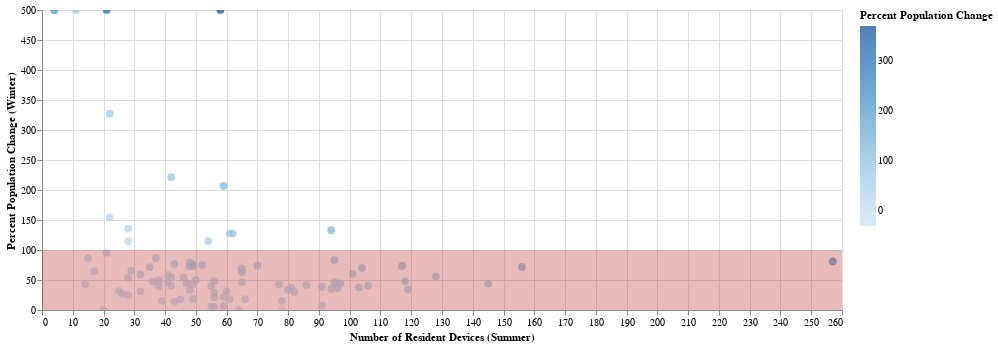

Notebook code for this chart:
### Code cell
band_df = pd.DataFrame([{'x_min':0, 'x_max':260, 'y_min':0, 'y_max':100}])
band = alt.Chart(band_df).mark_rect(color='firebrick', opacity=0.3).encode(
    x='x_min:Q',
    x2='x_max:Q',
    y='y_min:Q',
    y2='y_max:Q'
)
alt.layer(base_chart, band)

### Figure 1 — Vega-Lite specification as saved in the notebook (floating-point values rounded to 4 significant figures)
{"$schema": "https://vega.github.io/schema/vega-lite/v3.4.0.json", "config": {"mark": {"tooltip": null}, "view": {"height": 300, "width": 400}}, "datasets": {"data-efeabc7d93a6340295708662dc436a37": [{"census_block_group": 181050001001, "devices02032020": 106, "devices07222019": 65, "pop_change": 41, "pop_pct_change": 63.08}, {"census_block_group": 181050001002, "devices02032020": 122, "devices07222019": 70, "pop_change": 52, "pop_pct_change": 74.29}, {"census_block_group": 181050001003, "devices02032020": 91, "devices07222019": 52, "pop_change": 39, "pop_pct_change": 75}, {"census_block_group": 181050002011, "devices02032020": 108, "devices07222019": 4, "pop_change": 104, "pop_pct_change": 2600}, {"census_block_group": 181050002012, "devices02032020": 169, "devices07222019": 4, "pop_change": 165, "pop_pct_change": 4125}, {"census_block_group": 181050002013, "devices02032020": 94, "devices07222019": 22, "pop_change": 72, "pop_pct_change": 327.3}, {"census_block_group": 181050002021, "devices02032020": 428, "devices07222019": 58, "pop_change": 370, "pop_pct_change": 637.9}, {"census_block_group": 181050002022, "devices02032020": 327, "devices07222019": 21, "pop_change": 306, "pop_pct_change": 1457.0}, {"census_block_group": 181050003011, "devices02032020": 64, "devices07222019": 48, "pop_change": 16, "pop_pct_change": 33.33}, {"census_block_group": 181050003012, "devices02032020": 57, "devices07222019": 38, "pop_change": 19, "pop_pct_change": 50}, {"census_block_group": 181050003013, "devices02032020": 43, "devices07222019": 28, "pop_change": 15, "pop_pct_change": 53.57}, {"census_block_group": 181050003014, "devices02032020": 66, "devices07222019": 28, "pop_change": 38, "pop_pct_change": 135.7}, {"census_block_group": 181050003021, "devices02032020": 56, "devices07222019": 22, "pop_change": 34, "pop_pct_change": 154.5}, {"census_block_group": 181050003022, "devices02032020": 20, "devices07222019": 14, "pop_change": 6, "pop_pct_change": 42.86}, {"census_block_group": 181050003023, "devices02032020": 28, "devices07222019": 15, "pop_change": 13, "pop_pct_change": 86.67}, {"census_block_group": 181050003024, "devices02032020": 20, "devices07222019": 20, "pop_change": 0, "pop_pct_change": 0}, {"census_block_group": 181050004011, "devices02032020": 177, "devices07222019": 104, "pop_change": 73, "pop_pct_change": 70.19}, {"census_block_group": 181050004012, "devices02032020": 28, "devices07222019": 17, "pop_change": 11, "pop_pct_change": 64.71}, {"census_block_group": 181050004013, "devices02032020": 174, "devices07222019": 95, "pop_change": 79, "pop_pct_change": 83.16}, {"census_block_group": 181050004021, "devices02032020": 268, "devices07222019": 156, "pop_change": 112, "pop_pct_change": 71.79}, {"census_block_group": 181050004022, "devices02032020": 45, "devices07222019": 39, "pop_change": 6, "pop_pct_change": 15.38}, {"census_block_group": 181050005011, "devices02032020": 85, "devices07222019": 49, "pop_change": 36, "pop_pct_change": 73.47}, {"census_block_group": 181050005012, "devices02032020": 162, "devices07222019": 101, "pop_change": 61, "pop_pct_change": 60.4}, {"census_block_group": 181050005013, "devices02032020": 142, "devices07222019": 103, "pop_change": 39, "pop_pct_change": 37.86}, {"census_block_group": 181050005022, "devices02032020": 48, "devices07222019": 78, "pop_change": -30, "pop_pct_change": -38.46}, {"census_block_group": 181050005023, "devices02032020": 86, "devices07222019": 49, "pop_change": 37, "pop_pct_change": 75.51}, {"census_block_group": 181050006011, "devices02032020": 53, "devices07222019": 38, "pop_change": 15, "pop_pct_change": 39.47}, {"census_block_group": 181050006012, "devices02032020": 127, "devices07222019": 94, "pop_change": 33, "pop_pct_change": 35.11}, {"census_block_group": 181050006021, "devices02032020": 175, "devices07222019": 118, "pop_change": 57, "pop_pct_change": 48.31}, {"census_block_group": 181050006022, "devices02032020": 58, "devices07222019": 55, "pop_change": 3, "pop_pct_change": 5.455}, {"census_block_group": 181050007001, "devices02032020": 72, "devices07222019": 61, "pop_change": 11, "pop_pct_change": 18.03}, {"census_block_group": 181050007002, "devices02032020": 35, "devices07222019": 28, "pop_change": 7, "pop_pct_change": 25}, {"census_block_group": 181050007003, "devices02032020": 141, "devices07222019": 62, "pop_change": 79, "pop_pct_change": 127.4}, {"census_block_group": 181050008001, "devices02032020": 48, "devices07222019": 29, "pop_change": 19, "pop_pct_change": 65.52}, {"census_block_group": 181050008002, "devices02032020": 79, "devices07222019": 60, "pop_change": 19, "pop_pct_change": 31.67}, {"census_block_group": 181050008003, "devices02032020": 42, "devices07222019": 32, "pop_change": 10, "pop_pct_change": 31.25}, {"census_block_group": 181050008004, "devices02032020": 122, "devices07222019": 86, "pop_change": 36, "pop_pct_change": 41.86}, {"census_block_group": 181050009011, "devices02032020": 51, "devices07222019": 32, "pop_change": 19, "pop_pct_change": 59.38}, {"census_block_group": 181050009012, "devices02032020": 61, "devices07222019": 64, "pop_change": -3, "pop_pct_change": -4.688}, {"census_block_group": 181050009031, "devices02032020": 72, "devices07222019": 59, "pop_change": 13, "pop_pct_change": 22.03}, {"census_block_group": 181050009032, "devices02032020": 33, "devices07222019": 26, "pop_change": 7, "pop_pct_change": 26.92}, {"census_block_group": 181050009033, "devices02032020": 58, "devices07222019": 49, "pop_change": 9, "pop_pct_change": 18.37}, {"census_block_group": 181050009034, "devices02032020": 76, "devices07222019": 43, "pop_change": 33, "pop_pct_change": 76.74}, {"census_block_group": 181050009041, "devices02032020": 83, "devices07222019": 56, "pop_change": 27, "pop_pct_change": 48.21}, {"census_block_group": 181050009042, "devices02032020": 70, "devices07222019": 49, "pop_change": 21, "pop_pct_change": 42.86}, {"census_block_group": 181050009043, "devices02032020": 111, "devices07222019": 81, "pop_change": 30, "pop_pct_change": 37.04}, {"census_block_group": 181050010011, "devices02032020": 131, "devices07222019": 96, "pop_change": 35, "pop_pct_change": 36.46}, {"census_block_group": 181050010012, "devices02032020": 59, "devices07222019": 56, "pop_change": 3, "pop_pct_change": 5.357}, {"census_block_group": 181050010013, "devices02032020": 465, "devices07222019": 257, "pop_change": 208, "pop_pct_change": 80.93}, {"census_block_group": 181050010021, "devices02032020": 53, "devices07222019": 45, "pop_change": 8, "pop_pct_change": 17.78}, {"census_block_group": 181050010022, "devices02032020": 78, "devices07222019": 66, "pop_change": 12, "pop_pct_change": 18.18}, {"census_block_group": 181050010023, "devices02032020": 63, "devices07222019": 59, "pop_change": 4, "pop_pct_change": 6.78}, {"census_block_group": 181050010024, "devices02032020": 95, "devices07222019": 65, "pop_change": 30, "pop_pct_change": 46.15}, {"census_block_group": 181050011011, "devices02032020": 59, "devices07222019": 42, "pop_change": 17, "pop_pct_change": 40.48}, {"census_block_group": 181050011012, "devices02032020": 83, "devices07222019": 48, "pop_change": 35, "pop_pct_change": 72.92}, {"census_block_group": 181050011013, "devices02032020": 68, "devices07222019": 47, "pop_change": 21, "pop_pct_change": 44.68}, {"census_block_group": 181050011014, "devices02032020": 86, "devices07222019": 48, "pop_change": 38, "pop_pct_change": 79.17}, {"census_block_group": 181050011021, "devices02032020": 98, "devices07222019": 91, "pop_change": 7, "pop_pct_change": 7.692}, {"census_block_group": 181050011022, "devices02032020": 160, "devices07222019": 119, "pop_change": 41, "pop_pct_change": 34.45}, {"census_block_group": 181050011031, "devices02032020": 110, "devices07222019": 65, "pop_change": 45, "pop_pct_change": 69.23}, {"census_block_group": 181050011032, "devices02032020": 77, "devices07222019": 55, "pop_change": 22, "pop_pct_change": 40}, {"census_block_group": 181050011033, "devices02032020": 53, "devices07222019": 36, "pop_change": 17, "pop_pct_change": 47.22}, {"census_block_group": 181050012001, "devices02032020": 71, "devices07222019": 46, "pop_change": 25, "pop_pct_change": 54.35}, {"census_block_group": 181050012002, "devices02032020": 135, "devices07222019": 42, "pop_change": 93, "pop_pct_change": 221.4}, {"census_block_group": 181050012003, "devices02032020": 60, "devices07222019": 35, "pop_change": 25, "pop_pct_change": 71.43}, {"census_block_group": 181050012004, "devices02032020": 41, "devices07222019": 21, "pop_change": 20, "pop_pct_change": 95.24}, {"census_block_group": 181050012005, "devices02032020": 181, "devices07222019": 59, "pop_change": 122, "pop_pct_change": 206.8}, {"census_block_group": 181050012006, "devices02032020": 69, "devices07222019": 37, "pop_change": 32, "pop_pct_change": 86.49}, {"census_block_group": 181050013012, "devices02032020": 65, "devices07222019": 41, "pop_change": 24, "pop_pct_change": 58.54}, {"census_block_group": 181050013013, "devices02032020": 65, "devices07222019": 42, "pop_change": 23, "pop_pct_change": 54.76}, {"census_block_group": 181050013014, "devices02032020": 116, "devices07222019": 54, "pop_change": 62, "pop_pct_change": 114.8}, {"census_block_group": 181050013032, "devices02032020": 200, "devices07222019": 128, "pop_change": 72, "pop_pct_change": 56.25}, {"census_block_group": 181050013033, "devices02032020": 126, "devices07222019": 91, "pop_change": 35, "pop_pct_change": 38.46}, {"census_block_group": 181050013041, "devices02032020": 90, "devices07222019": 78, "pop_change": 12, "pop_pct_change": 15.38}, {"census_block_group": 181050013042, "devices02032020": 49, "devices07222019": 43, "pop_change": 6, "pop_pct_change": 13.95}, {"census_block_group": 181050013043, "devices02032020": 140, "devices07222019": 97, "pop_change": 43, "pop_pct_change": 44.33}, {"census_block_group": 181050013051, "devices02032020": 209, "devices07222019": 145, "pop_change": 64, "pop_pct_change": 44.14}, {"census_block_group": 181050014011, "devices02032020": 68, "devices07222019": 56, "pop_change": 12, "pop_pct_change": 21.43}, {"census_block_group": 181050014012, "devices02032020": 60, "devices07222019": 28, "pop_change": 32, "pop_pct_change": 114.3}, {"census_block_group": 181050014022, "devices02032020": 60, "devices07222019": 41, "pop_change": 19, "pop_pct_change": 46.34}, {"census_block_group": 181050014023, "devices02032020": 75, "devices07222019": 50, "pop_change": 25, "pop_pct_change": 50}, {"census_block_group": 181050014024, "devices02032020": 33, "devices07222019": 25, "pop_change": 8, "pop_pct_change": 32}, {"census_block_group": 181050014025, "devices02032020": 203, "devices07222019": 117, "pop_change": 86, "pop_pct_change": 73.5}, {"census_block_group": 181050015011, "devices02032020": 149, "devices07222019": 106, "pop_change": 43, "pop_pct_change": 40.57}, {"census_block_group": 181050015012, "devices02032020": 139, "devices07222019": 95, "pop_change": 44, "pop_pct_change": 46.32}, {"census_block_group": 181050015013, "devices02032020": 107, "devices07222019": 82, "pop_change": 25, "pop_pct_change": 30.49}, {"census_block_group": 181050015021, "devices02032020": 110, "devices07222019": 77, "pop_change": 33, "pop_pct_change": 42.86}, {"census_block_group": 181050015022, "devices02032020": 72, "devices07222019": 56, "pop_change": 16, "pop_pct_change": 28.57}, {"census_block_group": 181050016001, "devices02032020": 219, "devices07222019": 94, "pop_change": 125, "pop_pct_change": 133.0}, {"census_block_group": 181050016002, "devices02032020": 139, "devices07222019": 61, "pop_change": 78, "pop_pct_change": 127.9}, {"census_block_group": 181050016003, "devices02032020": 79, "devices07222019": 11, "pop_change": 68, "pop_pct_change": 618.2}, {"census_block_group": 181199559003, "devices02032020": 107, "devices07222019": 80, "pop_change": 27, "pop_pct_change": 33.75}], "data-ffa704881ff3e3f02ac120a6afdfd59e": [{"x_max": 260, "x_min": 0, "y_max": 100, "y_min": 0}]}, "layer": [{"data": {"name": "data-efeabc7d93a6340295708662dc436a37"}, "encoding": {"color": {"field": "pop_change", "legend": {"title": "Percent Population Change"}, "type": "quantitative"}, "tooltip": [{"field": "pop_pct_change", "type": "quantitative"}], "x": {"axis": {"title": "Number of Resident Devices (Summer)"}, "field": "devices07222019", "type": "quantitative"}, "y": {"axis": {"title": "Percent Population Change (Winter)"}, "field": "pop_pct_change", "scale": {"clamp": true, "domain": [0, 500]}, "type": "quantitative"}}, "mark": {"size": 60, "type": "circle"}, "selection": {"selector001": {"bind": "scales", "encodings": ["x", "y"], "type": "interval"}}, "width": 800}, {"data": {"name": "data-ffa704881ff3e3f02ac120a6afdfd59e"}, "encoding": {"x": {"field": "x_min", "type": "quantitative"}, "x2": {"field": "x_max"}, "y": {"field": "y_min", "type": "quantitative"}, "y2": {"field": "y_max"}}, "mark": {"color": "firebrick", "opacity": 0.3, "type": "rect"}}]}
